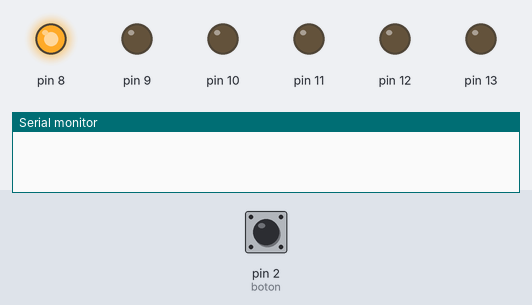
Bench run of a sketch on a simulated Arduino Uno, built with avr-gcc and run on an emulated ATmega328P. Parts: output pins drawn as LEDs (lit = HIGH), the last lines printed to the serial monitor. The test bench sets the inputs (shaded band); at power-on: pin 2 (boton) HIGH.

Above: at 0.02 s.
At 0.42 s:
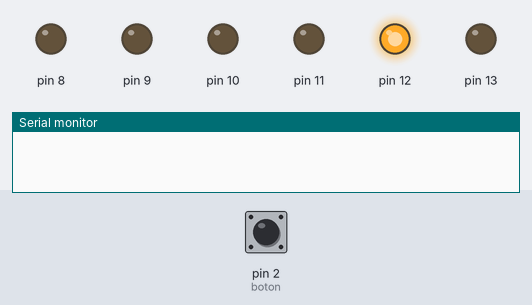
At 0.87 s:
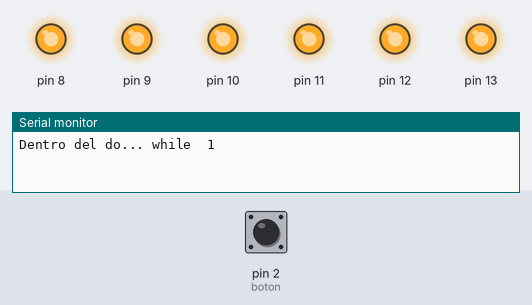
At 1.72 s:
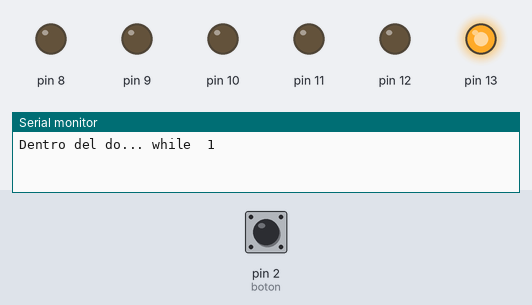
At 2.87 s:
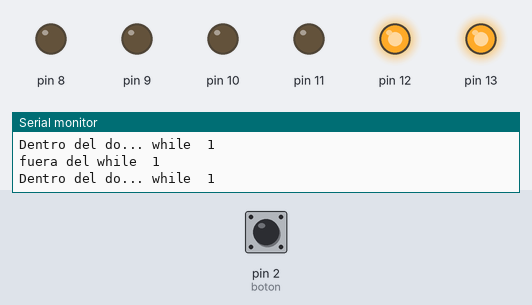
At 4.07 s:
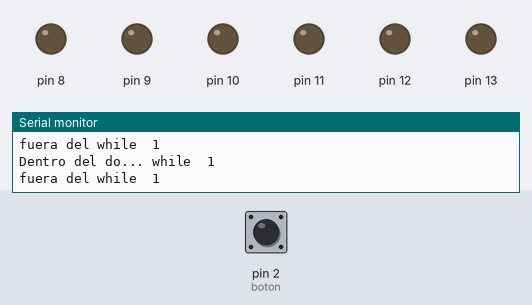
Timing chart, 0 to 4.4 s (numbered marks = the images above):
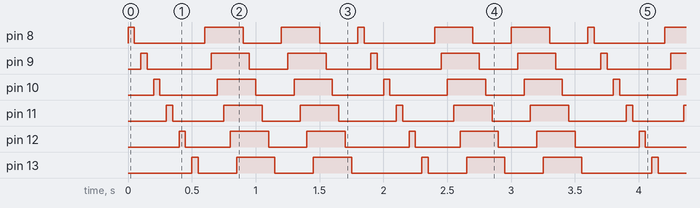

The sketch:

control_de_flujo_05_do_while.ino
```cpp
/*                                     +  -                                         +  -
                                       *  *    *  *  *  *  *       *  *  *  *  *    *  *
                                       *  *    *  *  *  *  *       *  *  +-----+    *  *
                                       *  * +----[PWR]-------------------| USB |--+ *  *
                                       *  * |                            +-----+  | *  *
                                       *  * |         GND/RST2  [ ][ ]            | *  *
                                       *  * |       MOSI2/SCK2  [ ][ ]  A5/SCL[ ] | *  *
                                       *  * |          5V/MISO2 [ ][ ]  A4/SDA[ ] | *  *
                                       *  * |                             AREF[ ] | *  *
                                       *  * |                              GND[ ] | *  *
                                       *  * | [ ]N/C                    SCK/13[0] |--------------------------\
                                       *  * | [ ]IOREF                 MISO/12[0] |-------------------------\|
                                       *  * | [ ]RST                   MOSI/11[0]~|------------------------\||
                                       *  * | [ ]3V3    +---+               10[0]~|-----------------------\|||
                                       0------[0]5v    -| A |-               9[0]~|----------------------\||||
                                       *  * | [ ]GND   -| R |-               8[0] |---------------------\|||||
                                       *  0---[0]GND   -| D |-                    | *  *                ||||||
                                       *  * | [ ]Vin   -| U |-               7[ ] | *  *                ||||||
                                       *  * |          -| I |-               6[ ]~| *  *                ||||||
                                       *  * | [ ]A0    -| N |-               5[ ]~| *  *                ||||||
                                       *  * | [ ]A1    -| O |-               4[ ] | *  *                ||||||
                                       *  * | [ ]A2     +---+           INT1/3[ ]~| *  *                ||||||
                                       *  * | [ ]A3                     INT0/2[0] |-----------\         ||||||
                                       *  * | [ ]A4/SDA   RST SCK MISO    TX>1[ ] | *  *      |         ||||||
                                       *  * | [ ]A5/SCL   [ ] [ ] [ ]     RX<0[ ] | *  *      |         ||||||
                                       *  * |             [ ] [ ] [ ]             | *  *      |         ||||||
                                       *  * |  UNO_R3     GND MOSI 5V ____________/ *  *      |         ||||||
                                       *  * \________________________/              *  *      |         ||||||
                                       *  *    *  *  *  *  *       *  *  *  *  *    *  *      |         ||||||
                                       *  *    *  *  *  *  *       *  *  *  *  *    *  *      |         ||||||
                                       *  *    *  *  *  /-------------------------------------/         ||||||
                                       *  0-ww-0  0  *  0  0--[#]--0  *  *  *  0-ww-0  *  220 Ohms      ||||||
                                          1 kOhms           Boton 1                                     ||||||
                                       *  *    *  *  *  *  *       *  *  *  *  *    *  *                ||||||
                                       *  *    *  *  *  *  *       *  *  *  *  *    *  *                ||||||
                                          220 Ohm            Led 1              /----------------------/ ||||| pin 8
                                       *  0-ww-0  *  *  *  0--|>|--0  *  *  *  0    *  *                 |||||
                                       *  *    *  *  *  *  *       *  *  *  *  *    *  *                 |||||
                                       *  *    *  *  *  *  *       *  *  *  *  *    *  *                 |||||
                                          220 Ohm            Led 2              /-----------------------/ |||| pin 9
                                       *  0-ww-0  *  *  *  0--|>|--0  *  *  *  0    *  *                  ||||
                                       *  *    *  *  *  *  *       *  *  *  *  *    *  *                  ||||
                                       *  *    *  *  *  *  *       *  *  *  *  *    *  *                  ||||
                                          220 Ohm            Led 3              /------------------------/ ||| pin 10
                                       *  0-ww-0  *  *  *  0--|>|--0  *  *  *  0    *  *                   |||
                                       *  *    *  *  *  *  *       *  *  *  *  *    *  *                   |||
                                       *  *    *  *  *  *  *       *  *  *  *  *    *  *                   |||
                                          220 Ohm            Led 4              /-------------------------/ || pin 11
                                       *  0-ww-0  *  *  *  0--|>|--0  *  *  *  0    *  *                    ||
                                       *  *    *  *  *  *  *       *  *  *  *  *    *  *                    ||
                                       *  *    *  *  *  *  *       *  *  *  *  *    *  *                    ||
                                          220 Ohm            Led 5              /--------------------------/ | pin 12
                                       *  0-ww-0  *  *  *  0--|>|--0  *  *  *  0    *  *                     |
                                       *  *    *  *  *  *  *       *  *  *  *  *    *  *                     |
                                       *  *    *  *  *  *  *       *  *  *  *  *    *  *                     |
                                          220 Ohm            Led 6              /---------------------------/  pin 13
                                       *  0-ww-0  *  *  *  0--|>|--0  *  *  *  0    *  *
                                       *  *    *  *  *  *  *       *  *  *  *  *    *  *
                                       *  *    *  *  *  *  *       *  *  *  *  *    *  *
                                       *  *    *  *  *  *  *       *  *  *  *  *    *  *
                                       *  *    *  *  *  *  *       *  *  *  *  *    *  *
                                       *  0    *  *  *  *  *       *  *  *  *  *    *  0
                         pin GND---------/ \------------------------------------------/ - GND
                                       *  *    *  *  *  *  *       *  *  *  *  *    *  *

                                       0  *    *  *  *  *  *       *  *  *  *  *    0  *
                         pin 5v-------/ \------------------------------------------/+ 5v

do… while
* El bucle do… while funciona de la misma manera que el bucle while, con la salvedad de que la condición se prueba al final del bucle, por lo que el bucle siempre se ejecutará al menos una vez.

do
{
} while (unaVariable ?? valor);

*/


int boton = 2;
int demora =  50;
int pin =  0;
int bucle = 0;
int estado;
void setup()
{
  for (pin=8;pin<=13; pin++)
  {
    pinMode(pin,OUTPUT);
  }
  pinMode(boton,INPUT);
    Serial.begin(9600);
}

void loop()
{
  estado = digitalRead(boton);
  do
  {
    for (pin=8;pin<=13; pin++)
    {
      digitalWrite (pin,HIGH);
      delay(demora);
      digitalWrite (pin,LOW);
      delay(demora);
    }
    estado = digitalRead(boton);
      Serial.print("Dentro del do... while  ");
      Serial.println(estado);
  } while (estado != 1 );
  for (bucle=0;bucle<=1; bucle++)
  {
    for (pin=8;pin<=13; pin++)
    {
      digitalWrite (pin,HIGH);
      delay(demora);
    }
    for (pin=8;pin<=13; pin++)
    {
      digitalWrite (pin,LOW);
      delay(demora);
    }
  }
  Serial.print("fuera del while  ");
  Serial.println(estado);
}
```

Measured:
- by itself, pin 8: repeats every 1.8 s: LOW 0.55 s, 2 × (HIGH 0.30 s, LOW 0.30 s), HIGH 0.05 s
- by itself, pin 9: repeats every 1.8 s: LOW 0.50 s, HIGH 0.30 s, LOW 0.30 s, HIGH 0.30 s, LOW 0.35 s, HIGH 0.05 s
- by itself, pin 10: repeats every 1.8 s: LOW 0.45 s, HIGH 0.30 s, LOW 0.30 s, HIGH 0.30 s, LOW 0.40 s, HIGH 0.05 s
- by itself, pin 11: repeats every 1.8 s: LOW 0.40 s, HIGH 0.30 s, LOW 0.30 s, HIGH 0.30 s, LOW 0.45 s, HIGH 0.05 s
- by itself, pin 12: repeats every 1.8 s: LOW 0.35 s, HIGH 0.30 s, LOW 0.30 s, HIGH 0.30 s, LOW 0.50 s, HIGH 0.05 s
- by itself, pin 13: repeats every 1.8 s: 2 × (LOW 0.30 s, HIGH 0.30 s), LOW 0.55 s, HIGH 0.05 s
